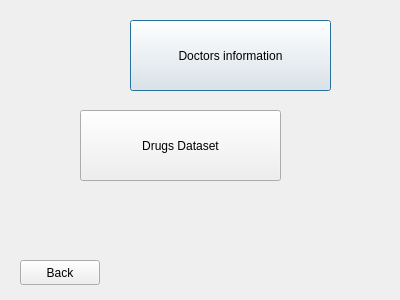
<?xml version="1.0" encoding="UTF-8"?>
<ui version="4.0">
 <class>Admin_welcome_page</class>
 <widget class="QDialog" name="Admin_welcome_page">
  <property name="geometry">
   <rect>
    <x>0</x>
    <y>0</y>
    <width>400</width>
    <height>300</height>
   </rect>
  </property>
  <property name="windowTitle">
   <string>Dialog</string>
  </property>
  <widget class="QPushButton" name="pushButton_doctor_info">
   <property name="geometry">
    <rect>
     <x>130</x>
     <y>20</y>
     <width>201</width>
     <height>71</height>
    </rect>
   </property>
   <property name="text">
    <string>Doctors information</string>
   </property>
  </widget>
  <widget class="QPushButton" name="pushButton_drug">
   <property name="geometry">
    <rect>
     <x>80</x>
     <y>110</y>
     <width>201</width>
     <height>71</height>
    </rect>
   </property>
   <property name="text">
    <string>Drugs Dataset</string>
   </property>
  </widget>
  <widget class="QPushButton" name="pushButton_back">
   <property name="geometry">
    <rect>
     <x>20</x>
     <y>260</y>
     <width>80</width>
     <height>25</height>
    </rect>
   </property>
   <property name="text">
    <string>Back</string>
   </property>
  </widget>
 </widget>
 <resources/>
 <connections/>
</ui>
